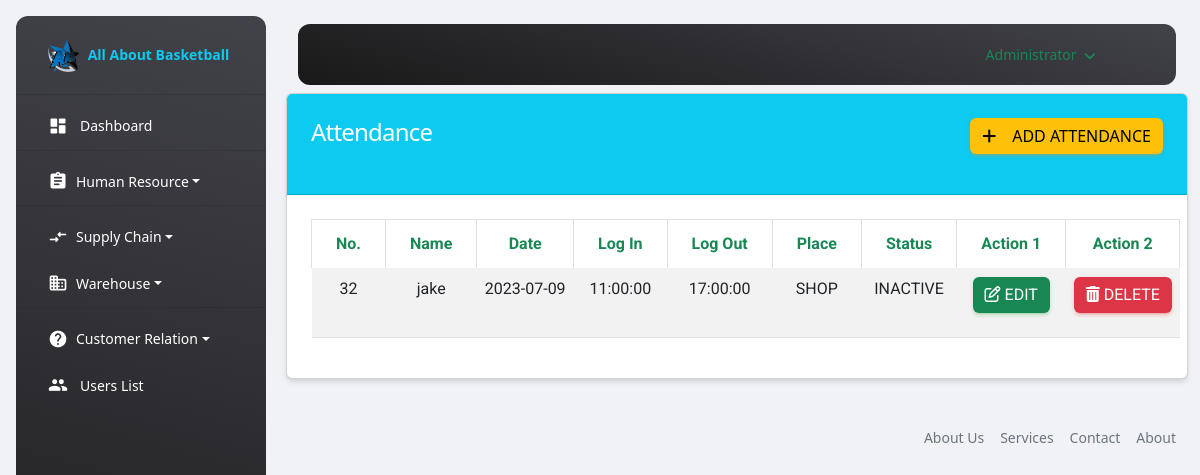
Page /admin/attendance.php (signed in) on the committed database.
### tables this page shows
CREATE TABLE `attendance` (
  `id` int(11) NOT NULL,
  `name` mediumtext NOT NULL,
  `date` date NOT NULL DEFAULT current_timestamp(),
  `sign_in` time NOT NULL DEFAULT current_timestamp(),
  `sign_out` time NOT NULL DEFAULT current_timestamp(),
  `place` mediumtext NOT NULL,
  `status` mediumtext NOT NULL,
  `created_at` timestamp NOT NULL DEFAULT current_timestamp()
);

### functions/myfunctions.php (called while the page is built, shortened)
<?php
include('../config/dbcon.php');
function getAll($table)
{
    global $con;
    $query = "SELECT * FROM $table";
    return $query_run = mysqli_query($con, $query);
    exit();
}
?>

### admin/attendance.php (the view, shortened to what this page needs)
<?php
include('includes/header.php');
?>
<div class="container">
    <div class="row">
        <div class="colmd-12">
           <div class="card">
               <div class="card-header bg-info">
                   <h4 class="text-white">Attendance
                   <a href="add-attendance.php" class = "btn btn-warning float-end"><i class="fas fa-plus me-3"></i>Add Attendance</a>
                   </h4>
               </div>
               <div class="card-body" id="attendance_table">
                   <table class="table table-bordered table-striped">
                       <thead>
                           <tr>
                                <th class="text-success fw-bold text-center" >No.</th>
                               <th class="text-success fw-bold text-center" >Name</th>
                               <th class="text-success fw-bold text-center">Date</th>
                               <th class="text-success fw-bold text-center">Log In</th>
                               <th class="text-success fw-bold text-center">Log Out</th>
                               <th class="text-success fw-bold text-center">Place</th>
                               <th class="text-success fw-bold text-center">Status</th>
                               <th class="text-success fw-bold text-center">Action 1</th>
                               <th class="text-success fw-bold text-center">Action 2</th>
                           </tr>
                       </thead>
                       <tbody>
                           <?php
                                $attendances = getAll('attendance');
                                if(mysqli_num_rows($attendances) > 0)
                                {
                                    foreach($attendances as $item)
                                    {
                                        ?>
                                        <tr>
                                            <td class="text-center"><?= $item['id']; ?></td>
                                            <td class="text-center"><?= $item['name']; ?></td>
                                           <td class="text-center"><?= $item['date']; ?></td>
                                           <td class="text-center"><?= $item['sign_in']; ?></td>
                                            <td class="text-center"><?= $item['sign_out']; ?></td>
                                            <td class="text-center"><?= $item['place']; ?></td>
                                            <td class="text-center"><?= $item['status']; ?></td>
                                            <td class="text-center">
                                                <a href="edit-attendance.php?id=<?= $item['id']; ?>" class="btn btn-success"><i class="fa fa-edit me-1"></i>Edit</a>
                                            </td>
                                            <td class="text-center">
                                                <button type="button" class = "btn btn-danger delete_attend_btn" value = "<?= $item['id']; ?>"><i class="fa fa-trash me-1"></i>Delete</button>
                                            </td>
                                        </tr>
                                        <?php
                                    }
                                }
                                else
                                {
                                    echo "No Records Found";
                                }
                           ?>
                       </tbody>
                   </table>
               </div>
           </div>
        </div>
    </div>
    <?php include('includes/footer.php'); ?>

### rows in the picture
attendance: id "32", name "jake", date "2023-07-09", sign_in "11:00:00", sign_out "17:00:00", place "SHOP", status "INACTIVE"

### other values in the picture
$_SESSION['auth_user']['name'] "Administrator"
